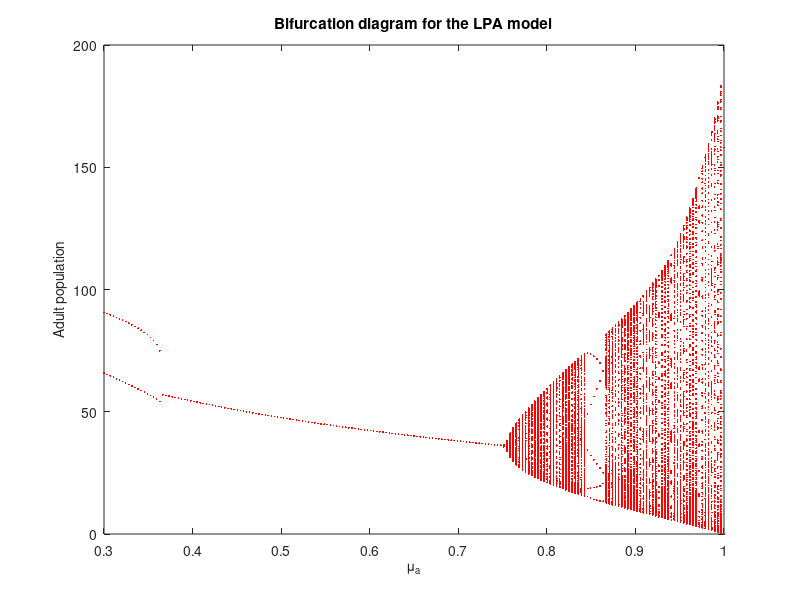

The MATLAB script that drew this image:
b=11.677;
Ul=0.5129;
Cea=0.011;
Cel=0.0093;
Cpa=0.0178;
Uamin=0.3;
Uamax=1;
L0=70;  %input('input initial population L0:     ')
P0=30;
A0=65;
n=1000;
jmax=200;
t=zeros(jmax+1,1);
z=zeros(jmax+1,250);
z=zeros(jmax+1,250);
z=zeros(jmax+1,250);
del=(Uamax-Uamin)/jmax;
for j=1:jmax+1
L=zeros(n+1,1);
P=zeros(n+1,1);
A=zeros(n+1,1);
L(1)=L0;
P(1)=P0;
A(1)=A0;
t(j)=(j-1)*del+Uamin;
Ua=t(j);
for i=1:n
L(i+1)=b*A(i)*exp(-Cea*A(i)-Cel*L(i));
P(i+1)=L(i)*(1-Ul);
A(i+1)=P(i)*exp(-Cpa*A(i))+A(i)*(1-Ua);
if (i>750) 
   x(j,i-750)=L(i+1);
   y(j,i-750)=P(i+1);
   z(j,i-750)=A(i+1);
   end
end
end
plot(t,z,'r.','MarkerSize',4)
xlim([Uamin Uamax])
xlabel('\mu_a','FontSize',10), ylabel('Adult population','FontSize',10)
title('Bifurcation diagram for the LPA model')
